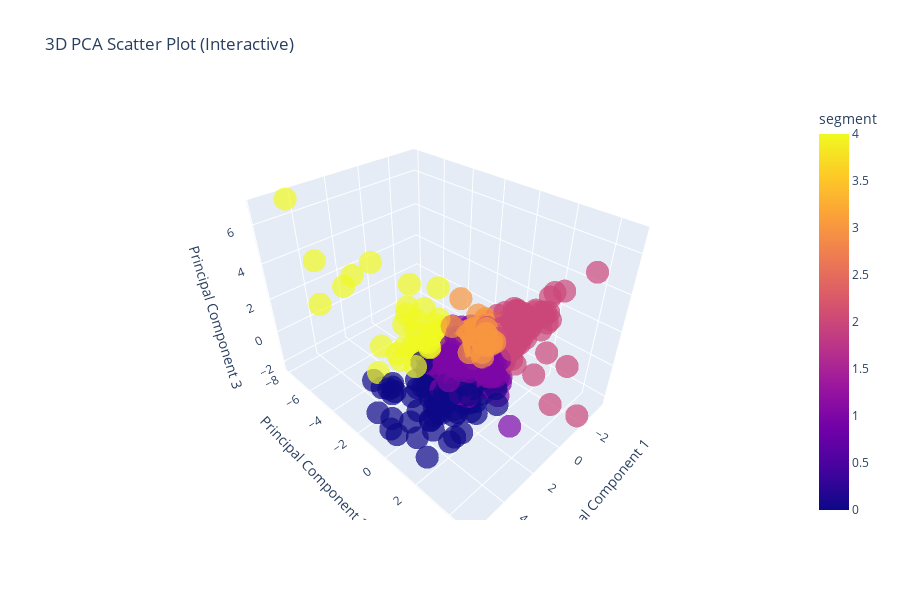

Notebook source saved alongside this figure:
### Code cell
import plotly.express as px

# ----------------------------
# 1. Prepare Your Data
# ----------------------------
# Assume df is your DataFrame and 'segment' is the label column
X = customer.drop(columns=['customer id','class'])  # Remove the segment column
y = customer['class']                 # Store the labels separately

# Standardize the data
X_scaled = processor.fit_transform(X)

# ----------------------------
# 2. Apply PCA (3 Components)
# ----------------------------
pca = PCA(n_components=3)
X_pca = pca.fit_transform(X_scaled)

# Combine PCA results with segment for plotting
pca_df = pd.DataFrame(X_pca, columns=['PC1', 'PC2', 'PC3'])
pca_df['segment'] = y.values

# ----------------------------
# 3. Plot Using Plotly
# ----------------------------
fig = px.scatter_3d(
    pca_df,
    x='PC1',
    y='PC2',
    z='PC3',
    color='segment',
    title='3D PCA Scatter Plot (Interactive)',
    labels={'PC1': 'Principal Component 1', 'PC2': 'Principal Component 2', 'PC3': 'Principal Component 3'},
    opacity=0.7,
    width=900,
    height=600
)

fig.show()

### Figure 1 — Plotly figure (JSON) as saved in the notebook; plotly's stock layout.template omitted (floating-point values rounded to 4 significant figures; data arrays with more than 128 entries replaced by an {"elided": "..."} marker saying what was removed)
{"data": [{"hovertemplate": "Principal Component 1=%{x}<br>Principal Component 2=%{y}<br>Principal Component 3=%{z}<br>segment=%{marker.color}<extra></extra>", "legendgroup": "", "marker": {"color": {"elided": "793 int values"}, "coloraxis": "coloraxis", "opacity": 0.7, "symbol": "circle"}, "mode": "markers", "name": "", "scene": "scene", "showlegend": false, "type": "scatter3d", "x": {"elided": "793 float values"}, "y": {"elided": "793 float values"}, "z": {"elided": "793 float values"}}], "layout": {"coloraxis": {"colorbar": {"title": {"text": "segment"}}, "colorscale": [[0, "#0d0887"], [0.1111, "#46039f"], [0.2222, "#7201a8"], [0.3333, "#9c179e"], [0.4444, "#bd3786"], [0.5556, "#d8576b"], [0.6667, "#ed7953"], [0.7778, "#fb9f3a"], [0.8889, "#fdca26"], [1, "#f0f921"]]}, "height": 600, "legend": {"tracegroupgap": 0}, "scene": {"domain": {"x": [0, 1], "y": [0, 1]}, "xaxis": {"title": {"text": "Principal Component 1"}}, "yaxis": {"title": {"text": "Principal Component 2"}}, "zaxis": {"title": {"text": "Principal Component 3"}}}, "title": {"text": "3D PCA Scatter Plot (Interactive)"}, "width": 900}}
